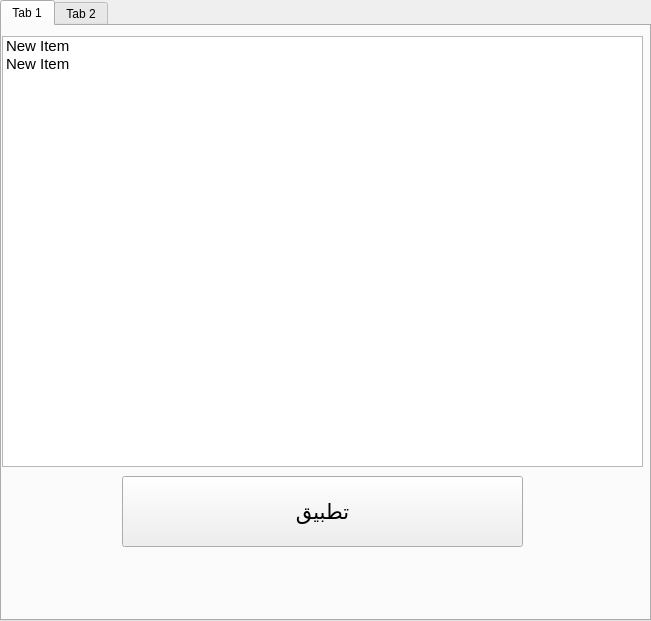
  <widget class="QTabWidget" name="tabWidget">
   <property name="geometry">
    <rect>
     <x>1</x>
     <y>10</y>
     <width>651</width>
     <height>621</height>
    </rect>
   </property>
   <property name="currentIndex">
    <number>0</number>
   </property>
   <widget class="QWidget" name="tab">
    <attribute name="title">
     <string>Tab 1</string>
    </attribute>
    <widget class="QListWidget" name="listWidget">
     <property name="geometry">
      <rect>
       <x>0</x>
       <y>10</y>
       <width>641</width>
       <height>431</height>
      </rect>
     </property>
     <property name="font">
      <font>
       <pointsize>11</pointsize>
      </font>
     </property>
     <item>
      <property name="text">
       <string>New Item</string>
      </property>
     </item>
     <item>
      <property name="text">
       <string>New Item</string>
      </property>
     </item>
    </widget>
    <widget class="QPushButton" name="pushButton">
     <property name="geometry">
      <rect>
       <x>120</x>
       <y>450</y>
       <width>401</width>
       <height>71</height>
      </rect>
     </property>
     <property name="font">
      <font>
       <family>Segoe UI</family>
       <pointsize>16</pointsize>
      </font>
     </property>
     <property name="text">
      <string>تطبيق</string>
     </property>
    </widget>
   </widget>
   <widget class="QWidget" name="tab_2">
    <attribute name="title">
     <string>Tab 2</string>
    </attribute>
   </widget>
  </widget>
